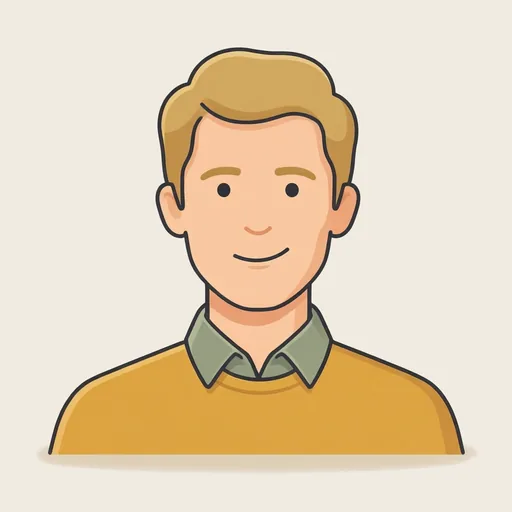
#> input picture assets/minh-hoa/nv-miller.webp, 512 x 512 px; its folder holds only this picture in this run
$ python sheet.py ../../../../assets/minh-hoa/nv-miller.webp
#> lines starting #> are read from the running program, lines starting #| are printed output that depends on the picture
# sheet.py - ghep contact sheet co nhan
import sys, os
from PIL import Image, ImageDraw
def sheet(files, labels, out, cols=6, cell=256):
#> called with cols = 6, cell = 256
    rows=(len(files)+cols-1)//cols
    W=cols*cell; H=rows*(cell+18)
    im=Image.new('RGB',(W,H),(240,235,225)); d=ImageDraw.Draw(im)
#> after `im = Image.new('RGB', (W, H), (240, 235, 225))`:
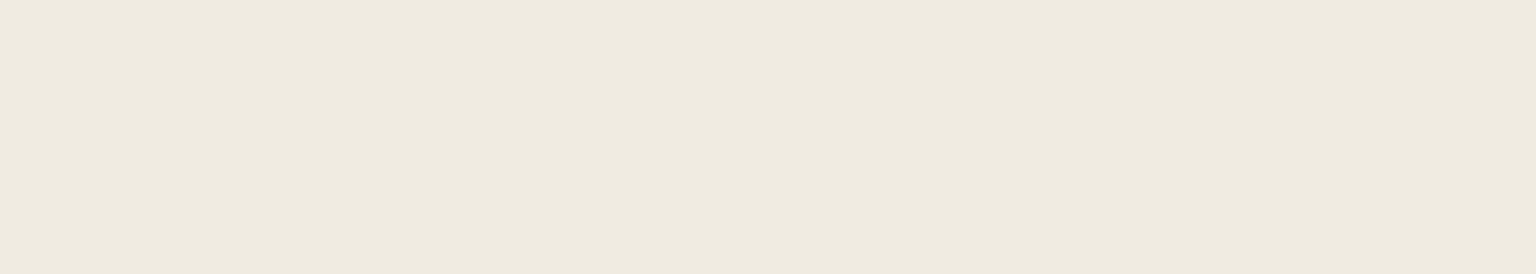
#> im: PIL image 1536x274 RGB; mean R, G, B 240, 235, 225
    for i,(f,l) in enumerate(zip(files,labels)):
        x=(i%cols)*cell; y=(i//cols)*(cell+18)
        try:
            t=Image.open(f).convert('RGB').resize((cell,cell),Image.LANCZOS); im.paste(t,(x,y+18))
#> after `t = Image.open(f).convert('RGB').resize((cell, cell), Image.LANCZOS)`:
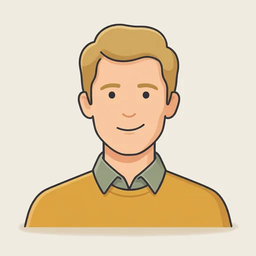
#> t: PIL image 256x256 RGB; mean R, G, B 228.5, 210.4, 183.3
#> after `im.paste(t, (x, y + 18))`:
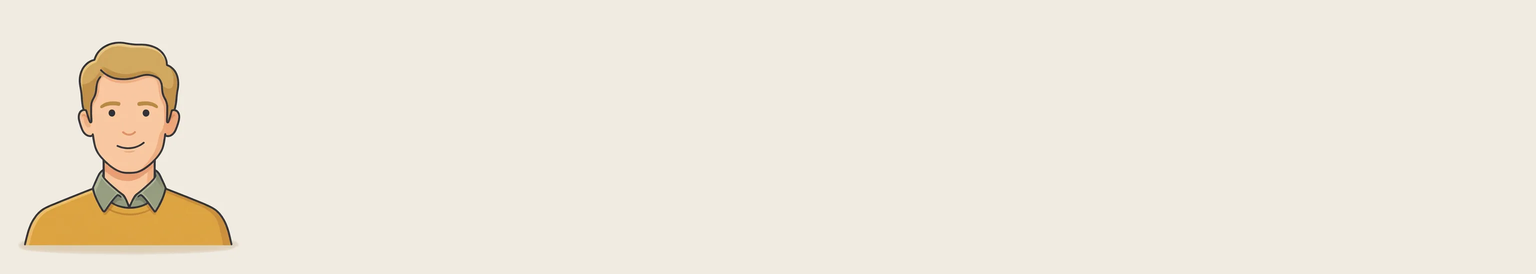
#> im: PIL image 1536x274 RGB; mean R, G, B 238.2, 231.2, 218.5
        except Exception as e: d.text((x+4,y+40),'ERR',fill=(200,0,0))
        d.rectangle([x,y,x+cell,y+17],fill=(30,30,30)); d.text((x+4,y+3),l,fill=(255,255,255))
    im.save(out)
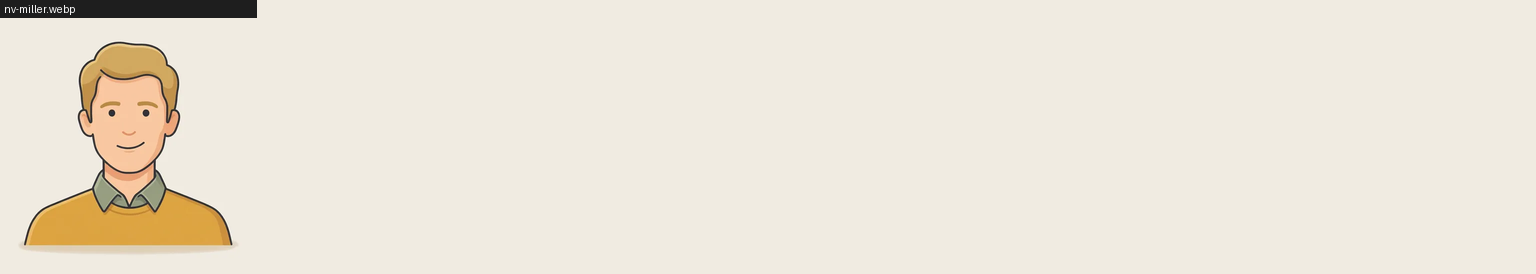
#> saved as nv-miller.webp: PIL image 1536x274 RGB; mean R, G, B 236, 229, 216.5
if __name__=='__main__':
    import glob
    # PATHS: SENSEI_REPO = goc repo (mac dinh 4 cap tren tep nay)
    _R = os.environ.get('SENSEI_REPO') or os.path.abspath(os.path.join(os.path.dirname(os.path.abspath(__file__)), '..', '..', '..', '..'))
    fs=sorted(glob.glob(os.path.join(_R, 'assets', 'minh-hoa', 'nv-*.webp')))
    sheet(fs,[os.path.basename(f) for f in fs],sys.argv[1],cols=6,cell=256)
